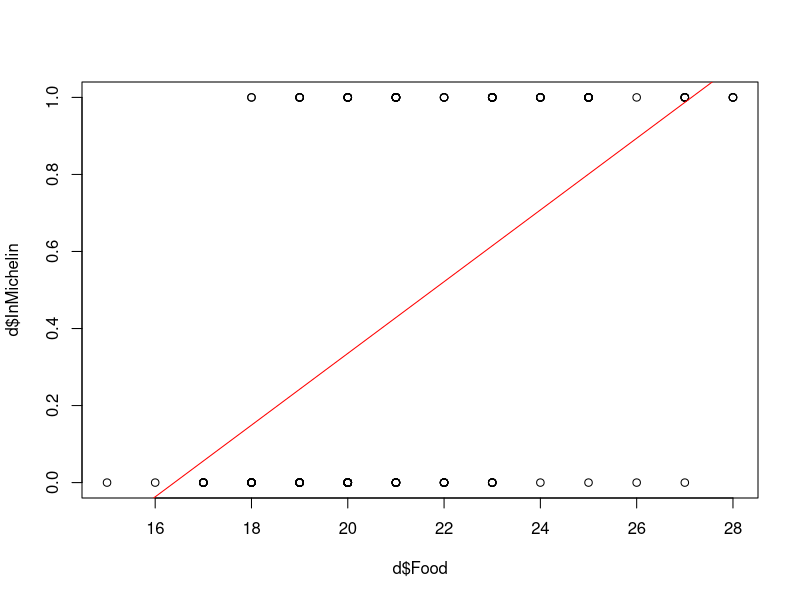
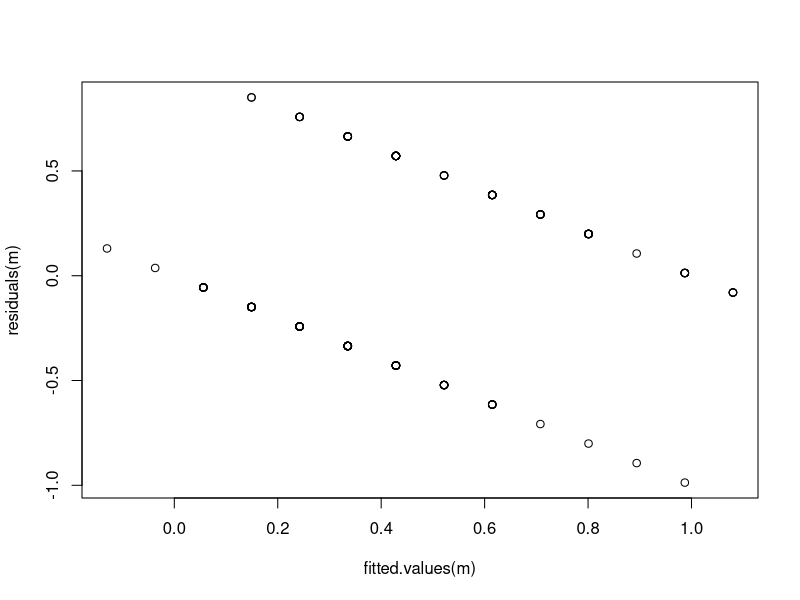
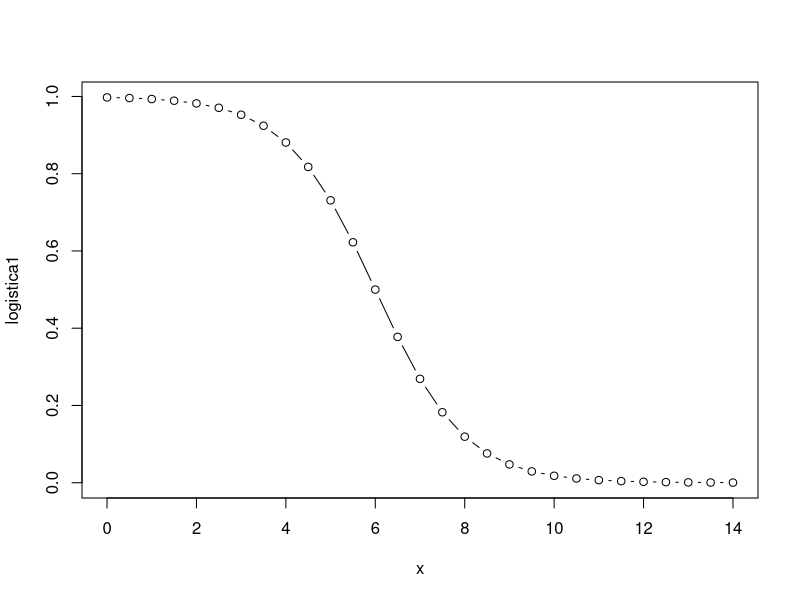
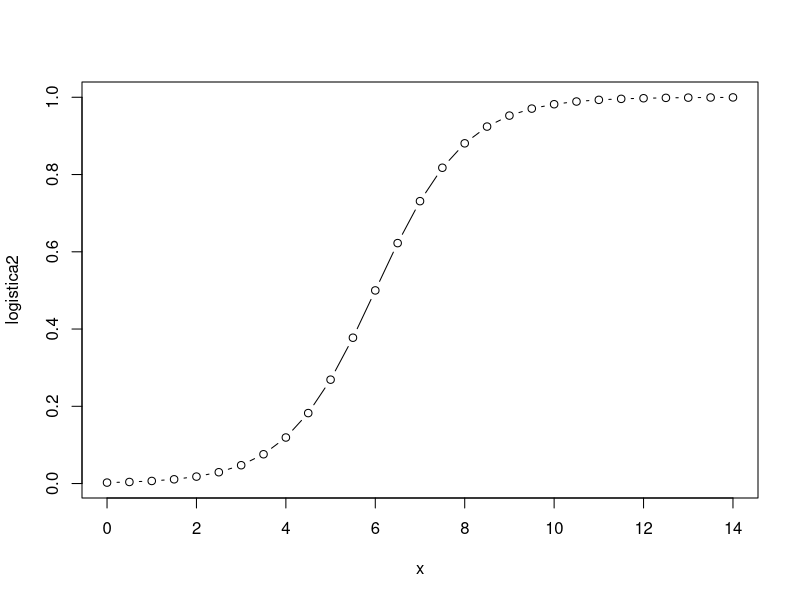

These charts were generated, in order, by the following R code:
## ---- chunk 1
d = read.csv("datos/MichelinNY.csv")
str(d)
## ---- chunk 2
m = lm(InMichelin ~ Food, data = d)
plot(d$Food, d$InMichelin)
abline(m, col = "red")
## ---- chunk 3
plot(fitted.values(m), residuals(m))
## ---- chunk 4
# ejemplo de función logística
x = seq(0,14,0.5)
logistica1 = 1/(1+exp(-6 + 1*x))
plot(x,logistica1, type = "b")
## ---- chunk 5
# ejemplo de función logística
logistica2 = 1/(1+exp(6 - 1*x))
plot(x,logistica2, type = "b")
## ---- chunk 6
logit1_logL = function(beta,y,x){
  # beta = [beta0 beta1]
  n = length(y)
  suma = 0
  for (i in 1:n){
    suma = suma + y[i]*(beta[1] + beta[2]*x[i]) - 
      log(1 + exp(beta[1] + beta[2]*x[i]))
  }
  return(suma)
}
## ---- chunk 7
beta = c(-12,1)
logit1_logL(beta,d$InMichelin,d$Food)
## ---- chunk 8
logit1_grad = function(beta,y,x){
  n = length(y)
  X = cbind(rep(1,n),x)
  y = matrix(y, nrow = n, ncol = 1)
  pi = matrix(0, nrow = n, ncol = 1)
  for (i in 1:n){
    pi[i,1] = exp(beta[1] + beta[2]*x[i])/(1 + exp(beta[1] + beta[2]*x[i]))
  }
  grad = t(X) %*% (y - pi)
  return(grad)
}
## ---- chunk 9
beta = c(-12,1)
logit1_grad(beta, d$InMichelin, d$Food)
## ---- chunk 10
logit1_hess = function(beta,x){
  n = length(x)
  X = cbind(rep(1,n),x)
  W = matrix(0, nrow = n, ncol = n)
  for (i in 1:n){
    pi = exp(beta[1] + beta[2]*x[i])/(1 + exp(beta[1] + beta[2]*x[i]))
    W[i,i] = pi*(1-pi)
  }
  hess = -t(X) %*% W %*% X
  return(hess)
}
## ---- chunk 11
beta = c(-12,1)
logit1_hess(beta, d$Food)
## ---- chunk 12
# fdHess es una función del paquete nlme que
# calcula el gradiente y el hessiano numéricamente 
# mediante diferencias finitas 
# (se utiliza aquí para comprobar los resultados)
nlme::fdHess(beta,logit1_logL, y = d$InMichelin, x = d$Food)
## ---- chunk 13
logit1_Newton = function(beta_i, y, x, max_iter = 100, tol = 10^(-6), alfa = 0.1){
  
  # punto de partida
  beta = beta_i
  
  iter = 1
  tol1 = Inf
  while ((iter <= max_iter) & (tol1 > tol)){
    fun = logit1_logL(beta,y,x)
    grad = logit1_grad(beta,y,x)
    hess = logit1_hess(beta,x)
    beta = beta - alfa*solve(hess) %*% grad
    fun1 = logit1_logL(beta,y,x)
    tol1 = abs((fun1-fun)/fun)
    print(paste("Iteracion ",iter," log-verosimilitud ",fun1))
    iter = iter + 1
  }
  return(beta)
}
## ---- chunk 14
m = lm(InMichelin ~ Food, data = d)
beta_i = coef(m)
logit1_Newton(beta_i,d$InMichelin,d$Food)
## ---- chunk 15
logit1_logL_optim = function(beta,y,x){
  logL = logit1_logL(beta,y,x)
  return(-logL)
}
## ---- chunk 16
mle = optim(par = beta_i, fn = logit1_logL_optim, y = d$InMichelin, x = d$Food, gr = NULL, method = "BFGS", hessian = TRUE, control = list(trace=1, REPORT = 1, maxit = 200))
mle$par
## ---- chunk 17
m2 = glm(InMichelin ~ Food, data = d, family = binomial)
summary(m2)
